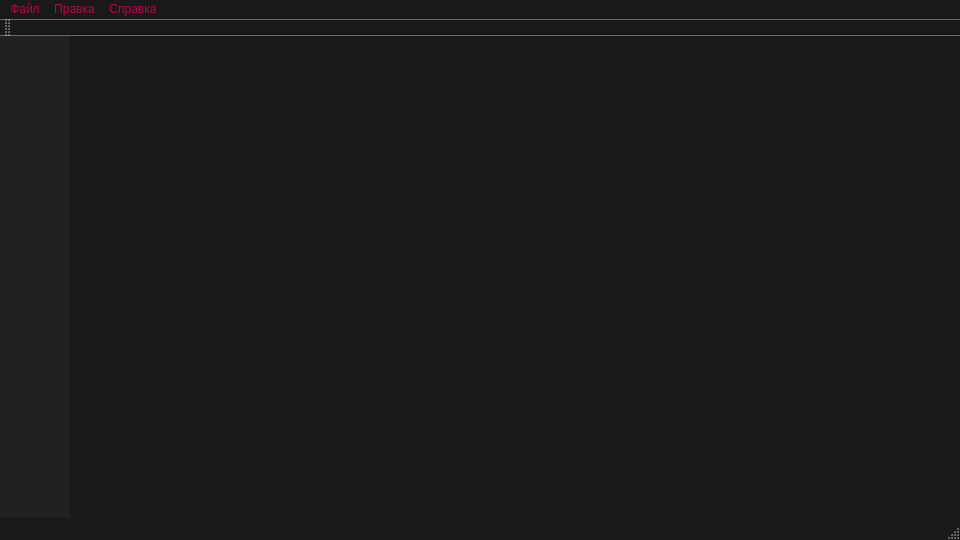
<?xml version="1.0" encoding="UTF-8"?>
<ui version="4.0">
 <class>OIUClass</class>
 <widget class="QMainWindow" name="OIUClass">
  <property name="geometry">
   <rect>
    <x>0</x>
    <y>0</y>
    <width>960</width>
    <height>540</height>
   </rect>
  </property>
  <property name="minimumSize">
   <size>
    <width>960</width>
    <height>540</height>
   </size>
  </property>
  <property name="palette">
   <palette>
    <active>
     <colorrole role="WindowText">
      <brush brushstyle="SolidPattern">
       <color alpha="255">
        <red>255</red>
        <green>255</green>
        <blue>255</blue>
       </color>
      </brush>
     </colorrole>
     <colorrole role="Button">
      <brush brushstyle="SolidPattern">
       <color alpha="255">
        <red>161</red>
        <green>0</green>
        <blue>64</blue>
       </color>
      </brush>
     </colorrole>
     <colorrole role="Midlight">
      <brush brushstyle="SolidPattern">
       <color alpha="255">
        <red>199</red>
        <green>199</green>
        <blue>199</blue>
       </color>
      </brush>
     </colorrole>
     <colorrole role="Dark">
      <brush brushstyle="SolidPattern">
       <color alpha="255">
        <red>184</red>
        <green>184</green>
        <blue>184</blue>
       </color>
      </brush>
     </colorrole>
     <colorrole role="Text">
      <brush brushstyle="SolidPattern">
       <color alpha="255">
        <red>255</red>
        <green>255</green>
        <blue>255</blue>
       </color>
      </brush>
     </colorrole>
     <colorrole role="ButtonText">
      <brush brushstyle="SolidPattern">
       <color alpha="255">
        <red>193</red>
        <green>0</green>
        <blue>74</blue>
       </color>
      </brush>
     </colorrole>
     <colorrole role="Window">
      <brush brushstyle="SolidPattern">
       <color alpha="255">
        <red>25</red>
        <green>25</green>
        <blue>25</blue>
       </color>
      </brush>
     </colorrole>
     <colorrole role="Shadow">
      <brush brushstyle="SolidPattern">
       <color alpha="255">
        <red>9</red>
        <green>9</green>
        <blue>9</blue>
       </color>
      </brush>
     </colorrole>
     <colorrole role="Highlight">
      <brush brushstyle="SolidPattern">
       <color alpha="255">
        <red>215</red>
        <green>0</green>
        <blue>82</blue>
       </color>
      </brush>
     </colorrole>
     <colorrole role="HighlightedText">
      <brush brushstyle="SolidPattern">
       <color alpha="255">
        <red>255</red>
        <green>255</green>
        <blue>255</blue>
       </color>
      </brush>
     </colorrole>
     <colorrole role="Link">
      <brush brushstyle="SolidPattern">
       <color alpha="255">
        <red>215</red>
        <green>0</green>
        <blue>82</blue>
       </color>
      </brush>
     </colorrole>
     <colorrole role="LinkVisited">
      <brush brushstyle="SolidPattern">
       <color alpha="255">
        <red>125</red>
        <green>0</green>
        <blue>215</blue>
       </color>
      </brush>
     </colorrole>
     <colorrole role="ToolTipBase">
      <brush brushstyle="SolidPattern">
       <color alpha="255">
        <red>193</red>
        <green>0</green>
        <blue>74</blue>
       </color>
      </brush>
     </colorrole>
    </active>
    <inactive>
     <colorrole role="WindowText">
      <brush brushstyle="SolidPattern">
       <color alpha="255">
        <red>255</red>
        <green>255</green>
        <blue>255</blue>
       </color>
      </brush>
     </colorrole>
     <colorrole role="Button">
      <brush brushstyle="SolidPattern">
       <color alpha="255">
        <red>161</red>
        <green>0</green>
        <blue>64</blue>
       </color>
      </brush>
     </colorrole>
     <colorrole role="Midlight">
      <brush brushstyle="SolidPattern">
       <color alpha="255">
        <red>199</red>
        <green>199</green>
        <blue>199</blue>
       </color>
      </brush>
     </colorrole>
     <colorrole role="Dark">
      <brush brushstyle="SolidPattern">
       <color alpha="255">
        <red>184</red>
        <green>184</green>
        <blue>184</blue>
       </color>
      </brush>
     </colorrole>
     <colorrole role="Text">
      <brush brushstyle="SolidPattern">
       <color alpha="255">
        <red>255</red>
        <green>255</green>
        <blue>255</blue>
       </color>
      </brush>
     </colorrole>
     <colorrole role="ButtonText">
      <brush brushstyle="SolidPattern">
       <color alpha="255">
        <red>193</red>
        <green>0</green>
        <blue>74</blue>
       </color>
      </brush>
     </colorrole>
     <colorrole role="Window">
      <brush brushstyle="SolidPattern">
       <color alpha="255">
        <red>25</red>
        <green>25</green>
        <blue>25</blue>
       </color>
      </brush>
     </colorrole>
     <colorrole role="Shadow">
      <brush brushstyle="SolidPattern">
       <color alpha="255">
        <red>9</red>
        <green>9</green>
        <blue>9</blue>
       </color>
      </brush>
     </colorrole>
     <colorrole role="Highlight">
      <brush brushstyle="SolidPattern">
       <color alpha="255">
        <red>215</red>
        <green>0</green>
        <blue>82</blue>
       </color>
      </brush>
     </colorrole>
     <colorrole role="HighlightedText">
      <brush brushstyle="SolidPattern">
       <color alpha="255">
        <red>255</red>
        <green>255</green>
        <blue>255</blue>
       </color>
      </brush>
     </colorrole>
     <colorrole role="Link">
      <brush brushstyle="SolidPattern">
       <color alpha="255">
        <red>215</red>
        <green>0</green>
        <blue>82</blue>
       </color>
      </brush>
     </colorrole>
     <colorrole role="LinkVisited">
      <brush brushstyle="SolidPattern">
       <color alpha="255">
        <red>125</red>
        <green>0</green>
        <blue>215</blue>
       </color>
      </brush>
     </colorrole>
     <colorrole role="ToolTipBase">
      <brush brushstyle="SolidPattern">
       <color alpha="255">
        <red>193</red>
        <green>0</green>
        <blue>74</blue>
       </color>
      </brush>
     </colorrole>
    </inactive>
    <disabled>
     <colorrole role="WindowText">
      <brush brushstyle="SolidPattern">
       <color alpha="255">
        <red>229</red>
        <green>229</green>
        <blue>229</blue>
       </color>
      </brush>
     </colorrole>
     <colorrole role="Button">
      <brush brushstyle="SolidPattern">
       <color alpha="255">
        <red>139</red>
        <green>0</green>
        <blue>55</blue>
       </color>
      </brush>
     </colorrole>
     <colorrole role="Midlight">
      <brush brushstyle="SolidPattern">
       <color alpha="255">
        <red>199</red>
        <green>199</green>
        <blue>199</blue>
       </color>
      </brush>
     </colorrole>
     <colorrole role="Dark">
      <brush brushstyle="SolidPattern">
       <color alpha="255">
        <red>184</red>
        <green>184</green>
        <blue>184</blue>
       </color>
      </brush>
     </colorrole>
     <colorrole role="Text">
      <brush brushstyle="SolidPattern">
       <color alpha="255">
        <red>184</red>
        <green>184</green>
        <blue>184</blue>
       </color>
      </brush>
     </colorrole>
     <colorrole role="ButtonText">
      <brush brushstyle="SolidPattern">
       <color alpha="255">
        <red>161</red>
        <green>0</green>
        <blue>64</blue>
       </color>
      </brush>
     </colorrole>
     <colorrole role="Window">
      <brush brushstyle="SolidPattern">
       <color alpha="255">
        <red>25</red>
        <green>25</green>
        <blue>25</blue>
       </color>
      </brush>
     </colorrole>
     <colorrole role="Shadow">
      <brush brushstyle="SolidPattern">
       <color alpha="255">
        <red>9</red>
        <green>9</green>
        <blue>9</blue>
       </color>
      </brush>
     </colorrole>
     <colorrole role="Highlight">
      <brush brushstyle="SolidPattern">
       <color alpha="255">
        <red>161</red>
        <green>0</green>
        <blue>64</blue>
       </color>
      </brush>
     </colorrole>
     <colorrole role="HighlightedText">
      <brush brushstyle="SolidPattern">
       <color alpha="255">
        <red>255</red>
        <green>255</green>
        <blue>255</blue>
       </color>
      </brush>
     </colorrole>
     <colorrole role="Link">
      <brush brushstyle="SolidPattern">
       <color alpha="255">
        <red>161</red>
        <green>0</green>
        <blue>64</blue>
       </color>
      </brush>
     </colorrole>
     <colorrole role="LinkVisited">
      <brush brushstyle="SolidPattern">
       <color alpha="255">
        <red>92</red>
        <green>0</green>
        <blue>162</blue>
       </color>
      </brush>
     </colorrole>
     <colorrole role="ToolTipBase">
      <brush brushstyle="SolidPattern">
       <color alpha="255">
        <red>161</red>
        <green>0</green>
        <blue>64</blue>
       </color>
      </brush>
     </colorrole>
    </disabled>
   </palette>
  </property>
  <property name="font">
   <font>
    <family>Segoe UI Historic</family>
   </font>
  </property>
  <property name="windowTitle">
   <string>OIU</string>
  </property>
  <widget class="QWidget" name="OIU_Widget">
   <widget class="QListView" name="listView">
    <property name="geometry">
     <rect>
      <x>0</x>
      <y>-60</y>
      <width>70</width>
      <height>2000</height>
     </rect>
    </property>
    <property name="minimumSize">
     <size>
      <width>70</width>
      <height>600</height>
     </size>
    </property>
    <property name="maximumSize">
     <size>
      <width>70</width>
      <height>16777215</height>
     </size>
    </property>
    <property name="palette">
     <palette>
      <active>
       <colorrole role="WindowText">
        <brush brushstyle="SolidPattern">
         <color alpha="255">
          <red>255</red>
          <green>255</green>
          <blue>255</blue>
         </color>
        </brush>
       </colorrole>
       <colorrole role="Light">
        <brush brushstyle="SolidPattern">
         <color alpha="255">
          <red>33</red>
          <green>33</green>
          <blue>33</blue>
         </color>
        </brush>
       </colorrole>
       <colorrole role="Midlight">
        <brush brushstyle="SolidPattern">
         <color alpha="255">
          <red>33</red>
          <green>33</green>
          <blue>33</blue>
         </color>
        </brush>
       </colorrole>
       <colorrole role="Dark">
        <brush brushstyle="SolidPattern">
         <color alpha="255">
          <red>33</red>
          <green>33</green>
          <blue>33</blue>
         </color>
        </brush>
       </colorrole>
       <colorrole role="Mid">
        <brush brushstyle="SolidPattern">
         <color alpha="255">
          <red>33</red>
          <green>33</green>
          <blue>33</blue>
         </color>
        </brush>
       </colorrole>
       <colorrole role="Text">
        <brush brushstyle="SolidPattern">
         <color alpha="255">
          <red>255</red>
          <green>255</green>
          <blue>255</blue>
         </color>
        </brush>
       </colorrole>
       <colorrole role="ButtonText">
        <brush brushstyle="SolidPattern">
         <color alpha="255">
          <red>193</red>
          <green>0</green>
          <blue>74</blue>
         </color>
        </brush>
       </colorrole>
       <colorrole role="Base">
        <brush brushstyle="SolidPattern">
         <color alpha="255">
          <red>33</red>
          <green>33</green>
          <blue>33</blue>
         </color>
        </brush>
       </colorrole>
       <colorrole role="Window">
        <brush brushstyle="SolidPattern">
         <color alpha="255">
          <red>33</red>
          <green>33</green>
          <blue>33</blue>
         </color>
        </brush>
       </colorrole>
       <colorrole role="Shadow">
        <brush brushstyle="SolidPattern">
         <color alpha="255">
          <red>33</red>
          <green>33</green>
          <blue>33</blue>
         </color>
        </brush>
       </colorrole>
       <colorrole role="AlternateBase">
        <brush brushstyle="SolidPattern">
         <color alpha="255">
          <red>33</red>
          <green>33</green>
          <blue>33</blue>
         </color>
        </brush>
       </colorrole>
       <colorrole role="NoRole">
        <brush brushstyle="SolidPattern">
         <color alpha="255">
          <red>33</red>
          <green>33</green>
          <blue>33</blue>
         </color>
        </brush>
       </colorrole>
       <colorrole role="ToolTipText">
        <brush brushstyle="SolidPattern">
         <color alpha="255">
          <red>33</red>
          <green>33</green>
          <blue>33</blue>
         </color>
        </brush>
       </colorrole>
      </active>
      <inactive>
       <colorrole role="WindowText">
        <brush brushstyle="SolidPattern">
         <color alpha="255">
          <red>255</red>
          <green>255</green>
          <blue>255</blue>
         </color>
        </brush>
       </colorrole>
       <colorrole role="Light">
        <brush brushstyle="SolidPattern">
         <color alpha="255">
          <red>33</red>
          <green>33</green>
          <blue>33</blue>
         </color>
        </brush>
       </colorrole>
       <colorrole role="Midlight">
        <brush brushstyle="SolidPattern">
         <color alpha="255">
          <red>33</red>
          <green>33</green>
          <blue>33</blue>
         </color>
        </brush>
       </colorrole>
       <colorrole role="Dark">
        <brush brushstyle="SolidPattern">
         <color alpha="255">
          <red>33</red>
          <green>33</green>
          <blue>33</blue>
         </color>
        </brush>
       </colorrole>
       <colorrole role="Mid">
        <brush brushstyle="SolidPattern">
         <color alpha="255">
          <red>33</red>
          <green>33</green>
          <blue>33</blue>
         </color>
        </brush>
       </colorrole>
       <colorrole role="Text">
        <brush brushstyle="SolidPattern">
         <color alpha="255">
          <red>255</red>
          <green>255</green>
          <blue>255</blue>
         </color>
        </brush>
       </colorrole>
       <colorrole role="ButtonText">
        <brush brushstyle="SolidPattern">
         <color alpha="255">
          <red>193</red>
          <green>0</green>
          <blue>74</blue>
         </color>
        </brush>
       </colorrole>
       <colorrole role="Base">
        <brush brushstyle="SolidPattern">
         <color alpha="255">
          <red>33</red>
          <green>33</green>
          <blue>33</blue>
         </color>
        </brush>
       </colorrole>
       <colorrole role="Window">
        <brush brushstyle="SolidPattern">
         <color alpha="255">
          <red>33</red>
          <green>33</green>
          <blue>33</blue>
         </color>
        </brush>
       </colorrole>
       <colorrole role="Shadow">
        <brush brushstyle="SolidPattern">
         <color alpha="255">
          <red>33</red>
          <green>33</green>
          <blue>33</blue>
         </color>
        </brush>
       </colorrole>
       <colorrole role="AlternateBase">
        <brush brushstyle="SolidPattern">
         <color alpha="255">
          <red>33</red>
          <green>33</green>
          <blue>33</blue>
         </color>
        </brush>
       </colorrole>
       <colorrole role="NoRole">
        <brush brushstyle="SolidPattern">
         <color alpha="255">
          <red>33</red>
          <green>33</green>
          <blue>33</blue>
         </color>
        </brush>
       </colorrole>
       <colorrole role="ToolTipText">
        <brush brushstyle="SolidPattern">
         <color alpha="255">
          <red>33</red>
          <green>33</green>
          <blue>33</blue>
         </color>
        </brush>
       </colorrole>
      </inactive>
      <disabled>
       <colorrole role="WindowText">
        <brush brushstyle="SolidPattern">
         <color alpha="255">
          <red>33</red>
          <green>33</green>
          <blue>33</blue>
         </color>
        </brush>
       </colorrole>
       <colorrole role="Light">
        <brush brushstyle="SolidPattern">
         <color alpha="255">
          <red>33</red>
          <green>33</green>
          <blue>33</blue>
         </color>
        </brush>
       </colorrole>
       <colorrole role="Midlight">
        <brush brushstyle="SolidPattern">
         <color alpha="255">
          <red>33</red>
          <green>33</green>
          <blue>33</blue>
         </color>
        </brush>
       </colorrole>
       <colorrole role="Dark">
        <brush brushstyle="SolidPattern">
         <color alpha="255">
          <red>33</red>
          <green>33</green>
          <blue>33</blue>
         </color>
        </brush>
       </colorrole>
       <colorrole role="Mid">
        <brush brushstyle="SolidPattern">
         <color alpha="255">
          <red>33</red>
          <green>33</green>
          <blue>33</blue>
         </color>
        </brush>
       </colorrole>
       <colorrole role="Text">
        <brush brushstyle="SolidPattern">
         <color alpha="255">
          <red>33</red>
          <green>33</green>
          <blue>33</blue>
         </color>
        </brush>
       </colorrole>
       <colorrole role="ButtonText">
        <brush brushstyle="SolidPattern">
         <color alpha="255">
          <red>33</red>
          <green>33</green>
          <blue>33</blue>
         </color>
        </brush>
       </colorrole>
       <colorrole role="Base">
        <brush brushstyle="SolidPattern">
         <color alpha="255">
          <red>33</red>
          <green>33</green>
          <blue>33</blue>
         </color>
        </brush>
       </colorrole>
       <colorrole role="Window">
        <brush brushstyle="SolidPattern">
         <color alpha="255">
          <red>33</red>
          <green>33</green>
          <blue>33</blue>
         </color>
        </brush>
       </colorrole>
       <colorrole role="Shadow">
        <brush brushstyle="SolidPattern">
         <color alpha="255">
          <red>33</red>
          <green>33</green>
          <blue>33</blue>
         </color>
        </brush>
       </colorrole>
       <colorrole role="AlternateBase">
        <brush brushstyle="SolidPattern">
         <color alpha="255">
          <red>33</red>
          <green>33</green>
          <blue>33</blue>
         </color>
        </brush>
       </colorrole>
       <colorrole role="NoRole">
        <brush brushstyle="SolidPattern">
         <color alpha="255">
          <red>33</red>
          <green>33</green>
          <blue>33</blue>
         </color>
        </brush>
       </colorrole>
       <colorrole role="ToolTipText">
        <brush brushstyle="SolidPattern">
         <color alpha="255">
          <red>33</red>
          <green>33</green>
          <blue>33</blue>
         </color>
        </brush>
       </colorrole>
      </disabled>
     </palette>
    </property>
    <property name="frameShape">
     <enum>QFrame::NoFrame</enum>
    </property>
    <property name="lineWidth">
     <number>0</number>
    </property>
   </widget>
   <widget class="QPushButton" name="pushnewfile">
    <property name="geometry">
     <rect>
      <x>0</x>
      <y>0</y>
      <width>70</width>
      <height>70</height>
     </rect>
    </property>
    <property name="sizePolicy">
     <sizepolicy hsizetype="Fixed" vsizetype="Minimum">
      <horstretch>0</horstretch>
      <verstretch>1</verstretch>
     </sizepolicy>
    </property>
    <property name="minimumSize">
     <size>
      <width>70</width>
      <height>70</height>
     </size>
    </property>
    <property name="maximumSize">
     <size>
      <width>70</width>
      <height>16777215</height>
     </size>
    </property>
    <property name="palette">
     <palette>
      <active>
       <colorrole role="WindowText">
        <brush brushstyle="SolidPattern">
         <color alpha="255">
          <red>255</red>
          <green>255</green>
          <blue>255</blue>
         </color>
        </brush>
       </colorrole>
       <colorrole role="Button">
        <brush brushstyle="SolidPattern">
         <color alpha="255">
          <red>51</red>
          <green>51</green>
          <blue>51</blue>
         </color>
        </brush>
       </colorrole>
       <colorrole role="Light">
        <brush brushstyle="SolidPattern">
         <color alpha="255">
          <red>51</red>
          <green>51</green>
          <blue>51</blue>
         </color>
        </brush>
       </colorrole>
       <colorrole role="Midlight">
        <brush brushstyle="SolidPattern">
         <color alpha="255">
          <red>51</red>
          <green>51</green>
          <blue>51</blue>
         </color>
        </brush>
       </colorrole>
       <colorrole role="Dark">
        <brush brushstyle="SolidPattern">
         <color alpha="255">
          <red>51</red>
          <green>51</green>
          <blue>51</blue>
         </color>
        </brush>
       </colorrole>
       <colorrole role="Mid">
        <brush brushstyle="SolidPattern">
         <color alpha="255">
          <red>51</red>
          <green>51</green>
          <blue>51</blue>
         </color>
        </brush>
       </colorrole>
       <colorrole role="Text">
        <brush brushstyle="SolidPattern">
         <color alpha="255">
          <red>255</red>
          <green>255</green>
          <blue>255</blue>
         </color>
        </brush>
       </colorrole>
       <colorrole role="ButtonText">
        <brush brushstyle="SolidPattern">
         <color alpha="255">
          <red>193</red>
          <green>0</green>
          <blue>74</blue>
         </color>
        </brush>
       </colorrole>
       <colorrole role="Base">
        <brush brushstyle="SolidPattern">
         <color alpha="255">
          <red>51</red>
          <green>51</green>
          <blue>51</blue>
         </color>
        </brush>
       </colorrole>
       <colorrole role="Window">
        <brush brushstyle="SolidPattern">
         <color alpha="255">
          <red>51</red>
          <green>51</green>
          <blue>51</blue>
         </color>
        </brush>
       </colorrole>
       <colorrole role="Shadow">
        <brush brushstyle="SolidPattern">
         <color alpha="255">
          <red>51</red>
          <green>51</green>
          <blue>51</blue>
         </color>
        </brush>
       </colorrole>
       <colorrole role="AlternateBase">
        <brush brushstyle="SolidPattern">
         <color alpha="255">
          <red>51</red>
          <green>51</green>
          <blue>51</blue>
         </color>
        </brush>
       </colorrole>
       <colorrole role="NoRole">
        <brush brushstyle="SolidPattern">
         <color alpha="255">
          <red>51</red>
          <green>51</green>
          <blue>51</blue>
         </color>
        </brush>
       </colorrole>
       <colorrole role="ToolTipText">
        <brush brushstyle="SolidPattern">
         <color alpha="255">
          <red>51</red>
          <green>51</green>
          <blue>51</blue>
         </color>
        </brush>
       </colorrole>
      </active>
      <inactive>
       <colorrole role="WindowText">
        <brush brushstyle="SolidPattern">
         <color alpha="255">
          <red>255</red>
          <green>255</green>
          <blue>255</blue>
         </color>
        </brush>
       </colorrole>
       <colorrole role="Button">
        <brush brushstyle="SolidPattern">
         <color alpha="255">
          <red>51</red>
          <green>51</green>
          <blue>51</blue>
         </color>
        </brush>
       </colorrole>
       <colorrole role="Light">
        <brush brushstyle="SolidPattern">
         <color alpha="255">
          <red>51</red>
          <green>51</green>
          <blue>51</blue>
         </color>
        </brush>
       </colorrole>
       <colorrole role="Midlight">
        <brush brushstyle="SolidPattern">
         <color alpha="255">
          <red>51</red>
          <green>51</green>
          <blue>51</blue>
         </color>
        </brush>
       </colorrole>
       <colorrole role="Dark">
        <brush brushstyle="SolidPattern">
         <color alpha="255">
          <red>51</red>
          <green>51</green>
          <blue>51</blue>
         </color>
        </brush>
       </colorrole>
       <colorrole role="Mid">
        <brush brushstyle="SolidPattern">
         <color alpha="255">
          <red>51</red>
          <green>51</green>
          <blue>51</blue>
         </color>
        </brush>
       </colorrole>
       <colorrole role="Text">
        <brush brushstyle="SolidPattern">
         <color alpha="255">
          <red>255</red>
          <green>255</green>
          <blue>255</blue>
         </color>
        </brush>
       </colorrole>
       <colorrole role="ButtonText">
        <brush brushstyle="SolidPattern">
         <color alpha="255">
          <red>193</red>
          <green>0</green>
          <blue>74</blue>
         </color>
        </brush>
       </colorrole>
       <colorrole role="Base">
        <brush brushstyle="SolidPattern">
         <color alpha="255">
          <red>51</red>
          <green>51</green>
          <blue>51</blue>
         </color>
        </brush>
       </colorrole>
       <colorrole role="Window">
        <brush brushstyle="SolidPattern">
         <color alpha="255">
          <red>51</red>
          <green>51</green>
          <blue>51</blue>
         </color>
        </brush>
       </colorrole>
       <colorrole role="Shadow">
        <brush brushstyle="SolidPattern">
         <color alpha="255">
          <red>51</red>
          <green>51</green>
          <blue>51</blue>
         </color>
        </brush>
       </colorrole>
       <colorrole role="AlternateBase">
        <brush brushstyle="SolidPattern">
         <color alpha="255">
          <red>51</red>
          <green>51</green>
          <blue>51</blue>
         </color>
        </brush>
       </colorrole>
       <colorrole role="NoRole">
        <brush brushstyle="SolidPattern">
         <color alpha="255">
          <red>51</red>
          <green>51</green>
          <blue>51</blue>
         </color>
        </brush>
       </colorrole>
       <colorrole role="ToolTipText">
        <brush brushstyle="SolidPattern">
         <color alpha="255">
          <red>51</red>
          <green>51</green>
          <blue>51</blue>
         </color>
        </brush>
       </colorrole>
      </inactive>
      <disabled>
       <colorrole role="WindowText">
        <brush brushstyle="SolidPattern">
         <color alpha="255">
          <red>51</red>
          <green>51</green>
          <blue>51</blue>
         </color>
        </brush>
       </colorrole>
       <colorrole role="Button">
        <brush brushstyle="SolidPattern">
         <color alpha="255">
          <red>51</red>
          <green>51</green>
          <blue>51</blue>
         </color>
        </brush>
       </colorrole>
       <colorrole role="Light">
        <brush brushstyle="SolidPattern">
         <color alpha="255">
          <red>51</red>
          <green>51</green>
          <blue>51</blue>
         </color>
        </brush>
       </colorrole>
       <colorrole role="Midlight">
        <brush brushstyle="SolidPattern">
         <color alpha="255">
          <red>51</red>
          <green>51</green>
          <blue>51</blue>
         </color>
        </brush>
       </colorrole>
       <colorrole role="Dark">
        <brush brushstyle="SolidPattern">
         <color alpha="255">
          <red>51</red>
          <green>51</green>
          <blue>51</blue>
         </color>
        </brush>
       </colorrole>
       <colorrole role="Mid">
        <brush brushstyle="SolidPattern">
         <color alpha="255">
          <red>51</red>
          <green>51</green>
          <blue>51</blue>
         </color>
        </brush>
       </colorrole>
       <colorrole role="Text">
        <brush brushstyle="SolidPattern">
         <color alpha="255">
          <red>51</red>
          <green>51</green>
          <blue>51</blue>
         </color>
        </brush>
       </colorrole>
       <colorrole role="ButtonText">
        <brush brushstyle="SolidPattern">
         <color alpha="255">
          <red>51</red>
          <green>51</green>
          <blue>51</blue>
         </color>
        </brush>
       </colorrole>
       <colorrole role="Base">
        <brush brushstyle="SolidPattern">
         <color alpha="255">
          <red>51</red>
          <green>51</green>
          <blue>51</blue>
         </color>
        </brush>
       </colorrole>
       <colorrole role="Window">
        <brush brushstyle="SolidPattern">
         <color alpha="255">
          <red>51</red>
          <green>51</green>
          <blue>51</blue>
         </color>
        </brush>
       </colorrole>
       <colorrole role="Shadow">
        <brush brushstyle="SolidPattern">
         <color alpha="255">
          <red>51</red>
          <green>51</green>
          <blue>51</blue>
         </color>
        </brush>
       </colorrole>
       <colorrole role="AlternateBase">
        <brush brushstyle="SolidPattern">
         <color alpha="255">
          <red>51</red>
          <green>51</green>
          <blue>51</blue>
         </color>
        </brush>
       </colorrole>
       <colorrole role="NoRole">
        <brush brushstyle="SolidPattern">
         <color alpha="255">
          <red>51</red>
          <green>51</green>
          <blue>51</blue>
         </color>
        </brush>
       </colorrole>
       <colorrole role="ToolTipText">
        <brush brushstyle="SolidPattern">
         <color alpha="255">
          <red>51</red>
          <green>51</green>
          <blue>51</blue>
         </color>
        </brush>
       </colorrole>
      </disabled>
     </palette>
    </property>
    <property name="font">
     <font>
      <family>Microsoft Tai Le</family>
     </font>
    </property>
    <property name="cursor">
     <cursorShape>PointingHandCursor</cursorShape>
    </property>
    <property name="focusPolicy">
     <enum>Qt::StrongFocus</enum>
    </property>
    <property name="contextMenuPolicy">
     <enum>Qt::NoContextMenu</enum>
    </property>
    <property name="text">
     <string/>
    </property>
    <property name="autoDefault">
     <bool>false</bool>
    </property>
    <property name="default">
     <bool>false</bool>
    </property>
    <property name="flat">
     <bool>true</bool>
    </property>
   </widget>
  </widget>
  <widget class="QMenuBar" name="menuBar">
   <property name="geometry">
    <rect>
     <x>0</x>
     <y>0</y>
     <width>960</width>
     <height>21</height>
    </rect>
   </property>
   <widget class="QMenu" name="menu">
    <property name="title">
     <string>Файл</string>
    </property>
    <widget class="QMenu" name="menu_2">
     <property name="title">
      <string>Имптортировать</string>
     </property>
     <addaction name="action_importaudiofile"/>
     <addaction name="action_importproject"/>
    </widget>
    <widget class="QMenu" name="menu_3">
     <property name="title">
      <string>Экспортировать...</string>
     </property>
     <addaction name="action_exportaudiofile"/>
     <addaction name="action_exportproject"/>
    </widget>
    <widget class="QMenu" name="menu_4">
     <property name="title">
      <string>Новый</string>
     </property>
     <addaction name="action_newaudiofile"/>
     <addaction name="action_newproject"/>
     <addaction name="separator"/>
     <addaction name="action_fileoptions"/>
    </widget>
    <widget class="QMenu" name="menu_8">
     <property name="title">
      <string>Открыть</string>
     </property>
     <addaction name="action_openaudiofile"/>
     <addaction name="action_openproject"/>
    </widget>
    <addaction name="menu_4"/>
    <addaction name="menu_8"/>
    <addaction name="separator"/>
    <addaction name="action_save"/>
    <addaction name="action_saveas"/>
    <addaction name="separator"/>
    <addaction name="menu_3"/>
    <addaction name="menu_2"/>
    <addaction name="separator"/>
    <addaction name="action_closefile"/>
    <addaction name="action_closeproject"/>
    <addaction name="action_closeapp"/>
    <addaction name="separator"/>
   </widget>
   <widget class="QMenu" name="menu_5">
    <property name="title">
     <string>Правка</string>
    </property>
    <widget class="QMenu" name="menu_6">
     <property name="title">
      <string>Эквалайзер</string>
     </property>
     <addaction name="action_20to20000"/>
     <addaction name="action_6000to20000"/>
     <addaction name="action_200to6000"/>
     <addaction name="action_20to5000"/>
     <addaction name="action_20to120"/>
     <addaction name="action_20to60"/>
    </widget>
    <addaction name="action_options"/>
    <addaction name="separator"/>
    <addaction name="menu_6"/>
   </widget>
   <widget class="QMenu" name="menu_7">
    <property name="title">
     <string>Справка</string>
    </property>
    <addaction name="action_helpOIU"/>
    <addaction name="separator"/>
    <addaction name="action_aboutOIU"/>
    <addaction name="action_aboutOIUSDK"/>
   </widget>
   <addaction name="menu"/>
   <addaction name="menu_5"/>
   <addaction name="menu_7"/>
  </widget>
  <widget class="QToolBar" name="mainToolBar">
   <attribute name="toolBarArea">
    <enum>TopToolBarArea</enum>
   </attribute>
   <attribute name="toolBarBreak">
    <bool>false</bool>
   </attribute>
  </widget>
  <widget class="QStatusBar" name="statusBar">
   <property name="palette">
    <palette>
     <active>
      <colorrole role="WindowText">
       <brush brushstyle="SolidPattern">
        <color alpha="255">
         <red>255</red>
         <green>255</green>
         <blue>255</blue>
        </color>
       </brush>
      </colorrole>
      <colorrole role="Light">
       <brush brushstyle="SolidPattern">
        <color alpha="255">
         <red>57</red>
         <green>57</green>
         <blue>57</blue>
        </color>
       </brush>
      </colorrole>
      <colorrole role="Midlight">
       <brush brushstyle="SolidPattern">
        <color alpha="255">
         <red>57</red>
         <green>57</green>
         <blue>57</blue>
        </color>
       </brush>
      </colorrole>
      <colorrole role="Dark">
       <brush brushstyle="SolidPattern">
        <color alpha="255">
         <red>57</red>
         <green>57</green>
         <blue>57</blue>
        </color>
       </brush>
      </colorrole>
      <colorrole role="Mid">
       <brush brushstyle="SolidPattern">
        <color alpha="255">
         <red>57</red>
         <green>57</green>
         <blue>57</blue>
        </color>
       </brush>
      </colorrole>
      <colorrole role="Text">
       <brush brushstyle="SolidPattern">
        <color alpha="255">
         <red>255</red>
         <green>255</green>
         <blue>255</blue>
        </color>
       </brush>
      </colorrole>
      <colorrole role="ButtonText">
       <brush brushstyle="SolidPattern">
        <color alpha="255">
         <red>193</red>
         <green>0</green>
         <blue>74</blue>
        </color>
       </brush>
      </colorrole>
      <colorrole role="Base">
       <brush brushstyle="SolidPattern">
        <color alpha="255">
         <red>57</red>
         <green>57</green>
         <blue>57</blue>
        </color>
       </brush>
      </colorrole>
      <colorrole role="Window">
       <brush brushstyle="SolidPattern">
        <color alpha="255">
         <red>57</red>
         <green>57</green>
         <blue>57</blue>
        </color>
       </brush>
      </colorrole>
      <colorrole role="Shadow">
       <brush brushstyle="SolidPattern">
        <color alpha="255">
         <red>57</red>
         <green>57</green>
         <blue>57</blue>
        </color>
       </brush>
      </colorrole>
      <colorrole role="AlternateBase">
       <brush brushstyle="SolidPattern">
        <color alpha="255">
         <red>57</red>
         <green>57</green>
         <blue>57</blue>
        </color>
       </brush>
      </colorrole>
      <colorrole role="NoRole">
       <brush brushstyle="SolidPattern">
        <color alpha="255">
         <red>57</red>
         <green>57</green>
         <blue>57</blue>
        </color>
       </brush>
      </colorrole>
     </active>
     <inactive>
      <colorrole role="WindowText">
       <brush brushstyle="SolidPattern">
        <color alpha="255">
         <red>255</red>
         <green>255</green>
         <blue>255</blue>
        </color>
       </brush>
      </colorrole>
      <colorrole role="Light">
       <brush brushstyle="SolidPattern">
        <color alpha="255">
         <red>57</red>
         <green>57</green>
         <blue>57</blue>
        </color>
       </brush>
      </colorrole>
      <colorrole role="Midlight">
       <brush brushstyle="SolidPattern">
        <color alpha="255">
         <red>57</red>
         <green>57</green>
         <blue>57</blue>
        </color>
       </brush>
      </colorrole>
      <colorrole role="Dark">
       <brush brushstyle="SolidPattern">
        <color alpha="255">
         <red>57</red>
         <green>57</green>
         <blue>57</blue>
        </color>
       </brush>
      </colorrole>
      <colorrole role="Mid">
       <brush brushstyle="SolidPattern">
        <color alpha="255">
         <red>57</red>
         <green>57</green>
         <blue>57</blue>
        </color>
       </brush>
      </colorrole>
      <colorrole role="Text">
       <brush brushstyle="SolidPattern">
        <color alpha="255">
         <red>255</red>
         <green>255</green>
         <blue>255</blue>
        </color>
       </brush>
      </colorrole>
      <colorrole role="ButtonText">
       <brush brushstyle="SolidPattern">
        <color alpha="255">
         <red>193</red>
         <green>0</green>
         <blue>74</blue>
        </color>
       </brush>
      </colorrole>
      <colorrole role="Base">
       <brush brushstyle="SolidPattern">
        <color alpha="255">
         <red>57</red>
         <green>57</green>
         <blue>57</blue>
        </color>
       </brush>
      </colorrole>
      <colorrole role="Window">
       <brush brushstyle="SolidPattern">
        <color alpha="255">
         <red>57</red>
         <green>57</green>
         <blue>57</blue>
        </color>
       </brush>
      </colorrole>
      <colorrole role="Shadow">
       <brush brushstyle="SolidPattern">
        <color alpha="255">
         <red>57</red>
         <green>57</green>
         <blue>57</blue>
        </color>
       </brush>
      </colorrole>
      <colorrole role="AlternateBase">
       <brush brushstyle="SolidPattern">
        <color alpha="255">
         <red>57</red>
         <green>57</green>
         <blue>57</blue>
        </color>
       </brush>
      </colorrole>
      <colorrole role="NoRole">
       <brush brushstyle="SolidPattern">
        <color alpha="255">
         <red>57</red>
         <green>57</green>
         <blue>57</blue>
        </color>
       </brush>
      </colorrole>
     </inactive>
     <disabled>
      <colorrole role="WindowText">
       <brush brushstyle="SolidPattern">
        <color alpha="255">
         <red>57</red>
         <green>57</green>
         <blue>57</blue>
        </color>
       </brush>
      </colorrole>
      <colorrole role="Light">
       <brush brushstyle="SolidPattern">
        <color alpha="255">
         <red>57</red>
         <green>57</green>
         <blue>57</blue>
        </color>
       </brush>
      </colorrole>
      <colorrole role="Midlight">
       <brush brushstyle="SolidPattern">
        <color alpha="255">
         <red>57</red>
         <green>57</green>
         <blue>57</blue>
        </color>
       </brush>
      </colorrole>
      <colorrole role="Dark">
       <brush brushstyle="SolidPattern">
        <color alpha="255">
         <red>57</red>
         <green>57</green>
         <blue>57</blue>
        </color>
       </brush>
      </colorrole>
      <colorrole role="Mid">
       <brush brushstyle="SolidPattern">
        <color alpha="255">
         <red>57</red>
         <green>57</green>
         <blue>57</blue>
        </color>
       </brush>
      </colorrole>
      <colorrole role="Text">
       <brush brushstyle="SolidPattern">
        <color alpha="255">
         <red>57</red>
         <green>57</green>
         <blue>57</blue>
        </color>
       </brush>
      </colorrole>
      <colorrole role="ButtonText">
       <brush brushstyle="SolidPattern">
        <color alpha="255">
         <red>57</red>
         <green>57</green>
         <blue>57</blue>
        </color>
       </brush>
      </colorrole>
      <colorrole role="Base">
       <brush brushstyle="SolidPattern">
        <color alpha="255">
         <red>57</red>
         <green>57</green>
         <blue>57</blue>
        </color>
       </brush>
      </colorrole>
      <colorrole role="Window">
       <brush brushstyle="SolidPattern">
        <color alpha="255">
         <red>57</red>
         <green>57</green>
         <blue>57</blue>
        </color>
       </brush>
      </colorrole>
      <colorrole role="Shadow">
       <brush brushstyle="SolidPattern">
        <color alpha="255">
         <red>57</red>
         <green>57</green>
         <blue>57</blue>
        </color>
       </brush>
      </colorrole>
      <colorrole role="AlternateBase">
       <brush brushstyle="SolidPattern">
        <color alpha="255">
         <red>57</red>
         <green>57</green>
         <blue>57</blue>
        </color>
       </brush>
      </colorrole>
      <colorrole role="NoRole">
       <brush brushstyle="SolidPattern">
        <color alpha="255">
         <red>57</red>
         <green>57</green>
         <blue>57</blue>
        </color>
       </brush>
      </colorrole>
     </disabled>
    </palette>
   </property>
  </widget>
  <action name="action_save">
   <property name="checkable">
    <bool>false</bool>
   </property>
   <property name="text">
    <string>Сохранить</string>
   </property>
   <property name="shortcut">
    <string>Ctrl+S</string>
   </property>
  </action>
  <action name="action_saveas">
   <property name="checkable">
    <bool>false</bool>
   </property>
   <property name="text">
    <string>Сохранить как...</string>
   </property>
   <property name="shortcut">
    <string>Ctrl+Shift+S</string>
   </property>
  </action>
  <action name="action_importaudiofile">
   <property name="checkable">
    <bool>false</bool>
   </property>
   <property name="text">
    <string>Аудиофайл</string>
   </property>
  </action>
  <action name="action_importproject">
   <property name="checkable">
    <bool>false</bool>
   </property>
   <property name="text">
    <string>Проэкт</string>
   </property>
  </action>
  <action name="action_exportaudiofile">
   <property name="checkable">
    <bool>false</bool>
   </property>
   <property name="text">
    <string>Аудиофайл</string>
   </property>
  </action>
  <action name="action_exportproject">
   <property name="checkable">
    <bool>false</bool>
   </property>
   <property name="text">
    <string>Проэкт</string>
   </property>
  </action>
  <action name="action_closeapp">
   <property name="checkable">
    <bool>false</bool>
   </property>
   <property name="text">
    <string>Закрыть</string>
   </property>
  </action>
  <action name="action_closeproject">
   <property name="checkable">
    <bool>false</bool>
   </property>
   <property name="text">
    <string>Закрыть проэкт</string>
   </property>
   <property name="shortcut">
    <string>Ctrl+Shift+[</string>
   </property>
  </action>
  <action name="action_closefile">
   <property name="checkable">
    <bool>false</bool>
   </property>
   <property name="text">
    <string>Закрыть аудиофайл</string>
   </property>
   <property name="shortcut">
    <string>Ctrl+Shift+]</string>
   </property>
  </action>
  <action name="action_newaudiofile">
   <property name="checkable">
    <bool>false</bool>
   </property>
   <property name="text">
    <string>Аудиофайл</string>
   </property>
   <property name="shortcut">
    <string>Ctrl+Shift+N</string>
   </property>
  </action>
  <action name="action_newproject">
   <property name="checkable">
    <bool>false</bool>
   </property>
   <property name="text">
    <string>Проэкт</string>
   </property>
   <property name="shortcut">
    <string>Ctrl+N</string>
   </property>
  </action>
  <action name="action_fileoptions">
   <property name="checkable">
    <bool>false</bool>
   </property>
   <property name="text">
    <string>Настройки файлов</string>
   </property>
   <property name="shortcut">
    <string>Ctrl+Shift+K</string>
   </property>
  </action>
  <action name="action_options">
   <property name="checkable">
    <bool>false</bool>
   </property>
   <property name="text">
    <string>Настройки</string>
   </property>
   <property name="shortcut">
    <string>Ctrl+K</string>
   </property>
  </action>
  <action name="action_20to20000">
   <property name="checkable">
    <bool>false</bool>
   </property>
   <property name="text">
    <string>Слух человека (20-20000Гц)</string>
   </property>
  </action>
  <action name="action_20to5000">
   <property name="checkable">
    <bool>false</bool>
   </property>
   <property name="text">
    <string>Низкие и средние (20-5000Гц)</string>
   </property>
  </action>
  <action name="action_20to120">
   <property name="checkable">
    <bool>false</bool>
   </property>
   <property name="text">
    <string>Басы (20-120Гц)</string>
   </property>
  </action>
  <action name="action_helpOIU">
   <property name="checkable">
    <bool>false</bool>
   </property>
   <property name="text">
    <string>Справка для OIU</string>
   </property>
   <property name="shortcut">
    <string>F1</string>
   </property>
  </action>
  <action name="action_aboutOIU">
   <property name="checkable">
    <bool>false</bool>
   </property>
   <property name="text">
    <string>Об OIU...</string>
   </property>
  </action>
  <action name="action_aboutOIUSDK">
   <property name="checkable">
    <bool>false</bool>
   </property>
   <property name="text">
    <string>Об OIU SDK...</string>
   </property>
  </action>
  <action name="action_6000to20000">
   <property name="checkable">
    <bool>false</bool>
   </property>
   <property name="text">
    <string>Высокие (6000-20000Гц)</string>
   </property>
  </action>
  <action name="action_200to6000">
   <property name="checkable">
    <bool>false</bool>
   </property>
   <property name="text">
    <string>Средние (200-6000)</string>
   </property>
  </action>
  <action name="action_20to60">
   <property name="checkable">
    <bool>false</bool>
   </property>
   <property name="text">
    <string>Саббас (20-60Гц)</string>
   </property>
  </action>
  <action name="action_openaudiofile">
   <property name="checkable">
    <bool>false</bool>
   </property>
   <property name="text">
    <string>Аудиофайл</string>
   </property>
   <property name="shortcut">
    <string>Ctrl+Shift+O</string>
   </property>
  </action>
  <action name="action_openproject">
   <property name="checkable">
    <bool>false</bool>
   </property>
   <property name="text">
    <string>Проэкт</string>
   </property>
   <property name="shortcut">
    <string>Ctrl+O</string>
   </property>
  </action>
 </widget>
 <layoutdefault spacing="6" margin="11"/>
 <resources>
  <include location="oiu.qrc"/>
  <include location="dark.qrc"/>
 </resources>
 <connections>
  <connection>
   <sender>action_openaudiofile</sender>
   <signal>triggered()</signal>
   <receiver>OIUClass</receiver>
   <slot>close()</slot>
   <hints>
    <hint type="sourcelabel">
     <x>479</x>
     <y>276</y>
    </hint>
    <hint type="destinationlabel">
     <x>479</x>
     <y>269</y>
    </hint>
   </hints>
  </connection>
 </connections>
</ui>
